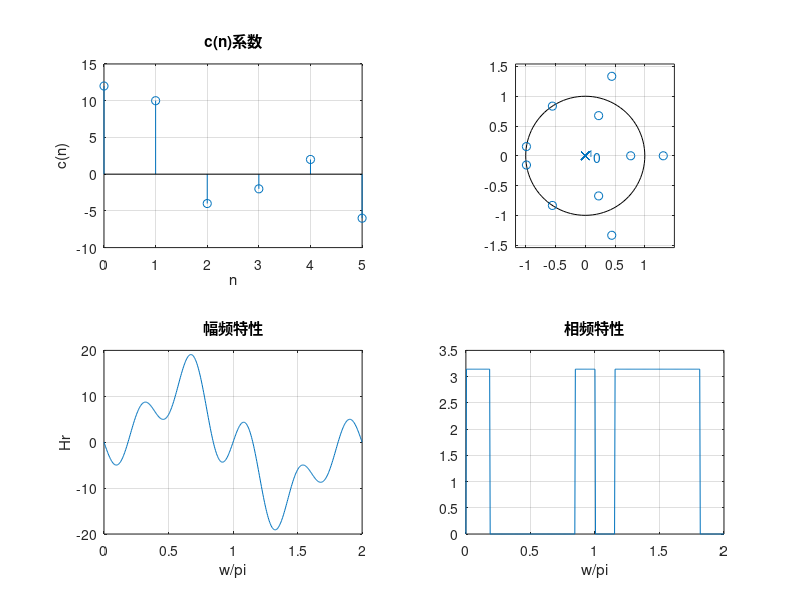

MATLAB code for this plot:
function varargout = fir3()
h=[-3 1 -1 -2  5 6 5 -2 -1 1 -3];
M=length(h);
L=(M-1)/2;
c= [2*h(L+1:-1:1)];
n=[0:1:L];
w=[0:1:500]'*2*pi/500;
Hr=sin(w*n)*c';
p=angle(Hr);

subplot(2,2,1);
stem(0:L,c); 
xlabel('n');
ylabel('c(n)');
title('c(n)系数')
grid on
subplot(2,2,2);
zplane(h,1);
grid on
subplot(2,2,3); 
plot(w/pi,Hr);
xlabel('w/pi');ylabel('Hr');
title('幅频特性')
grid on
subplot(2,2,4);
plot(w/pi,p); 
xlabel('w/pi');
title('相频特性')
grid on
